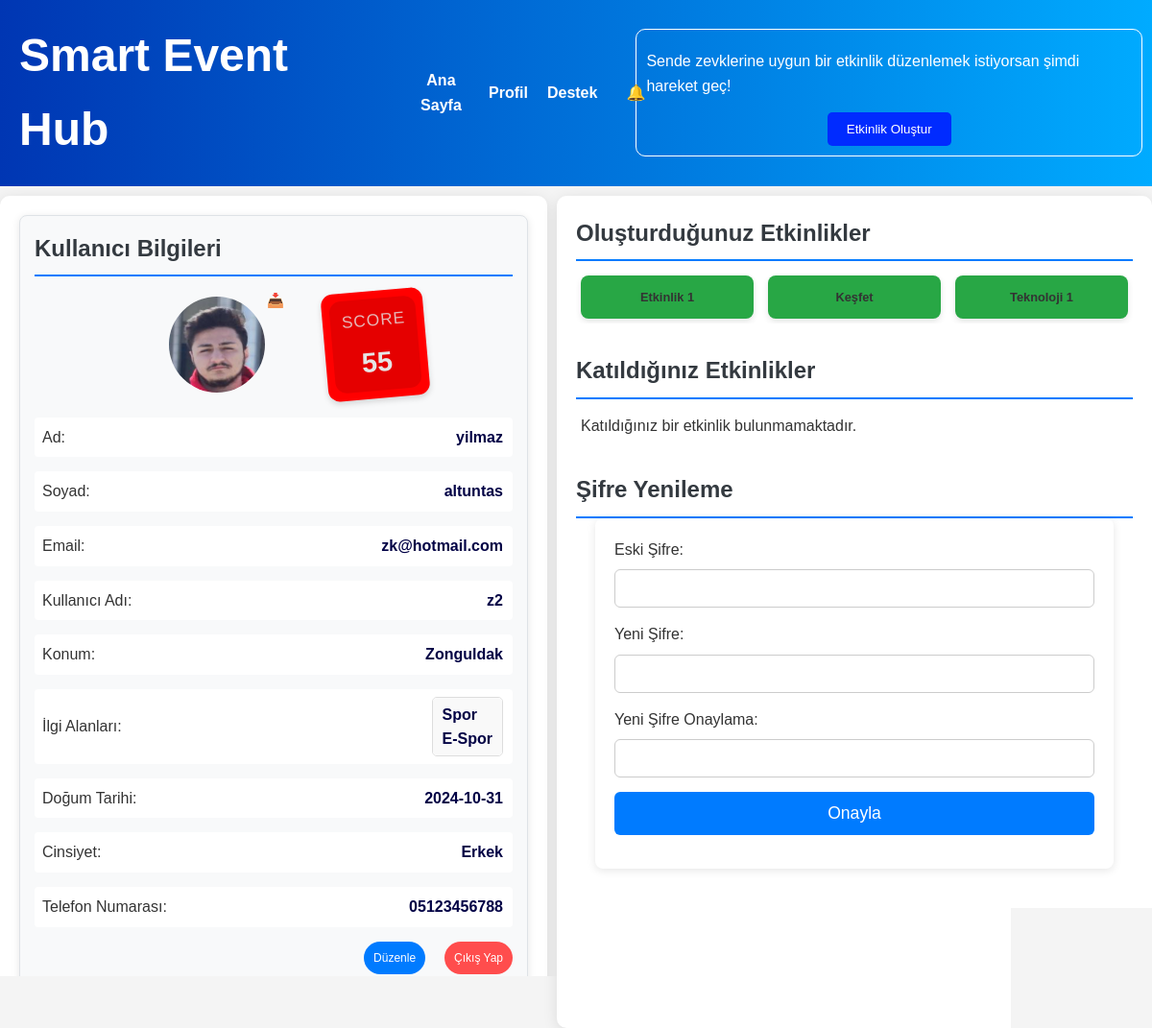
Page /profile (signed in) on the committed database.
### tables this page shows
CREATE TABLE users (
        ID INTEGER PRIMARY KEY AUTOINCREMENT,
        username TEXT NOT NULL UNIQUE,
        password TEXT NOT NULL,
        email TEXT NOT NULL UNIQUE,
        location TEXT NOT NULL,
        interests TEXT NOT NULL,
        first_name TEXT NOT NULL,
        last_name TEXT NOT NULL,
        birth_date TEXT NOT NULL,
        gender TEXT NOT NULL,
        phone_number TEXT NOT NULL UNIQUE,
        profile_photo TEXT NOT NULL,
        status TEXT NOT NULL DEFAULT 'user'
    );

CREATE TABLE events (
        ID INTEGER PRIMARY KEY AUTOINCREMENT,
        event_name TEXT NOT NULL,
        description TEXT NOT NULL,
        startDate TEXT NOT NULL,
        finishDate TEXT NOT NULL,
        startTime TEXT NOT NULL,
        finishTime TEXT NOT NULL,
        duration TEXT NOT NULL,
        city TEXT NOT NULL,        
        address TEXT NOT NULL,        
        category TEXT NOT NULL,
        creator_username TEXT NOT NULL,
        isApproved BOOLEAN DEFAULT FALSE NOT NULL
    );

### app.py (the view)
@app.route('/profile')
def profile():
    user_data = session.get('user')
    if user_data:
        print(f"User Data: {user_data}")
        interests = user_data.get('interests', [])
        if isinstance(interests, list):
            interests_list = interests
        else:
            interests_list = interests.split(', ') if interests else []
        username = user_data.get('username')
        user_events = get_created_events_by_username(username)
        attended_events = get_user_attended_events(get_user_id_by_username(username))
        user_score = get_user_score(get_user_id_by_username(username))
        return render_template('userProfile.html', user=user_data, interests=interests_list, user_events=user_events, attended_events = attended_events, score=user_score)
    else:
        flash('Lütfen önce giriş yapın!')
        return redirect(url_for('login_form'))

### database.py (called while the page is built)
def get_db_connection():
    conn = sqlite3.connect(DATABASE)
    conn.row_factory = sqlite3.Row
    return conn

def get_user_score(user_id):
    conn = sqlite3.connect(DATABASE)
    cursor = conn.cursor()
    try:
        cursor.execute('''
            SELECT points FROM scores
            WHERE user_ID = ?
        ''', (user_id,))
        result = cursor.fetchone()
        if result:
            return result[0]
        else:
            return 0
    except Exception as e:
        print(f"Bir hata oluştu: {e}")
        return None
    finally:
        conn.close()

def get_user_id_by_username(username):
    conn = sqlite3.connect(DATABASE)
    cursor = conn.cursor()
    cursor.execute("SELECT ID FROM users WHERE username = ?", (username,))
    user = cursor.fetchone()
    if user:
        return user[0]
    else:
        return None
    conn.close()

def get_created_events_by_username(username):
    conn = get_db_connection()
    cursor = conn.cursor()
    cursor.execute('''
        SELECT ID, event_name, description, startDate, finishDate, startTime, finishTime, city, address, category, creator_username, isApproved
        FROM events
        WHERE creator_username = ?
    ''', (username,))
    events = cursor.fetchall()
    conn.close()
    return [
        {
            "ID": event[0],
            "event_name": event[1],
            "description": event[2],
            "startDate": event[3],
            "finishDate": event[4],
            "startTime": event[5],
            "finishTime": event[6],
            "city": event[7],
            "address": event[8],
            "category": event[9],
            "creator_username": event[10],
            "is_approved": event[11],
        }
        for event in events
    ]

### templates/userProfile.html (shortened to what this page needs)
<!DOCTYPE html>
<html lang="tr">
<head>
    <link rel="stylesheet" href="{{ url_for('static', filename='css/user_style.css') }}">
</head>
<body>
{% include 'header.html' %}
<div class="profile-wrapper">
    <div class="info-container">
        <section class="user-info">
            <h2>Kullanıcı Bilgileri</h2>
            <div class="user-details">
                <div class="profile-picture-container">
                    <img src="{{ url_for('static', filename=user.profile_photo) }}" alt="Profil Fotoğrafı"
                         class="profile-picture">
                    <button class="update-picture-btn" onclick="triggerFileInput()">📥</button>
                    <div class="rating-container">
                        <span class="score-label">Score</span>
                        <span class="rating-text" id="scoreText" data-score="{{ score }}"> {{ score }} </span>
                    </div>
                </div>
                <div class="user-details">
                    <div class="user-info-item">
                        <p>Ad: <span class="highlight" id="first-name">{{ user.first_name }}</span></p>
                    </div>
                    <div class="user-info-item">
                        <p>Soyad: <span class="highlight" id="last-name">{{ user.last_name }}</span></p>
                    </div>
                    <div class="user-info-item">
                        <p>Email: <span class="highlight " id="email">{{ user.email }}</span></p>
                    </div>
                    <div class="user-info-item">
                        <p>Kullanıcı Adı: <span class="highlight" id="username">{{ user.username }}</span></p>
                    </div>
                    <div class="user-info-item">
                        <p>Konum: <span class="highlight" id="location">{{ user.location }}</span></p>
                    </div>
                    <div class="user-info-item">
                        <p>İlgi Alanları:
                            <span class="highlight" id="interests-display">
                            {% for interest in interests %}
                                {{ interest }}<br>
                            {% endfor %}
                        </span>
                        </p>
                    </div>
                    <div class="user-info-item">
                        <p>Doğum Tarihi: <span class="highlight" id="birth-date">{{ user.birthday }}</span></p>
                    </div>
                    <div class="user-info-item">
                        <p>Cinsiyet: <span class="highlight" id="gender">{{ user.gender }}</span></p>
                    </div>
                    <div class="user-info-item">
                        <p>Telefon Numarası: <span class="highlight" id="phone-number">{{ user.phone_number }}</span>
                        </p>
                    </div>
                </div>
                <div class="user-routes">
                    <button class="edit" onclick="redirectToEditProfile()">Düzenle</button>
                    <form action="{{ url_for('logout') }}" method="POST">
                        <button type="submit" class="logout-button">Çıkış Yap</button>
                    </form>
                </div>
            </div>
        </section>
    </div>
    <div class="event-container">
        <h2>Oluşturduğunuz Etkinlikler</h2>
        <div class="event-list">
            {% for event in user_events %}
                <a href="{{ url_for('event_detail', event_id=event.ID) }}" class="link">
                    <div class="event-card {% if event.is_approved %}approved{% else %}not-approved{% endif %}">
                        <h3 class="event-title">{{ event['event_name'] }}</h3>
                    </div>
                </a>
            {% else %}
                <p>Oluşturduğunuz bir etkinlik bulunmamaktadır.</p>
            {% endfor %}
        </div>
        <h2>Katıldığınız Etkinlikler</h2>
        <div class="event-list">
            {% for event in attended_events %}
                <a href="{{ url_for('event_detail', event_id=event.ID) }}" class="link">
                    <div class="event-card">
                        <h3 class="event-title">{{ event['event_name'] }}</h3>
                        <!---<p class="event-dates">
                                <strong>Başlangıç:</strong> {{ event['startDate'] }} / {{ event['startTime'] }} <br>
                                <strong>Bitiş:</strong> {{ event['finishDate'] }} / {{ event['finishTime'] }}
                            </p>
                            <p class="event-location"><strong>Konum:</strong> {{ event['location'] }}</p>--->
                    </div>
                </a>
            {% else %}
                <p>Katıldığınız bir etkinlik bulunmamaktadır.</p>
            {% endfor %}
        </div>
        <h2>Şifre Yenileme</h2>
        <div class="password-reset">
            <div>
                <label for="old-password">Eski Şifre:</label>
                <input type="password" id="old-password" name="old-password">
            </div>
            <div>
                <label for="new-password">Yeni Şifre:</label>
                <input type="password" id="new-password" name="new-password">
            </div>
            <div>
                <label for="confirm-new-password">Yeni Şifre Onaylama:</label>
                <input type="password" id="confirm-new-password" name="confirm-new-password">
            </div>
            <div>
                <button class="resetPassword" onclick="resetPassword()">Onayla</button>
            </div>
        </div>
    </div>
</div>
</body>
</html>

### static/css/header_style.css (style rules this page uses)
* { margin: 0; padding: 0; font-family: 'Arial', sans-serif; transition: all 0.3s ease; }
body, html { margin: 0; padding: 0; width: 100%; height: 100%; color: #333; line-height: 1.6; font-size: 16px; }

### rows in the picture
users: first_name "yilmaz", last_name "altuntas", email "zk@hotmail.com", gender "Erkek"
events: event_name "Etkinlik 1"
events: event_name "Keşfet"
events: event_name "Teknoloji 1"

### other values in the picture
{{ score }} "55"
{{ user.username }} "z2"
{{ user.location }} "Zonguldak"
{{ interest }} "Spor" "E-Spor"
{{ user.birthday }} "2024-10-31"
{{ user.phone_number }} "05123456788"
